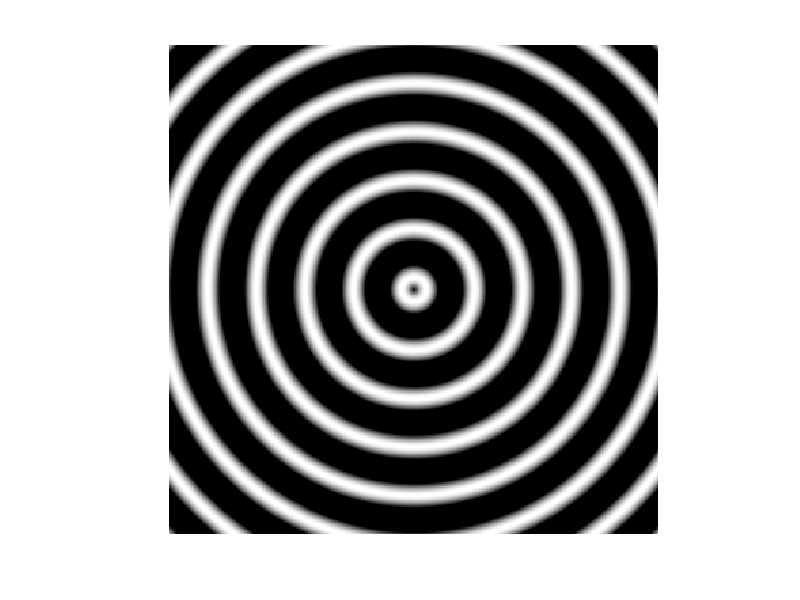

Write MATLAB code to recreate this figure.
clc; 
clear all;
% Generate images as Figure 1:a, which is a radial Sinusoid signal
% given
A=1;
r=0.028;
B=360;
H=360;

% ...................... 
% ...developing our figure4a
img=zeros(B,H); 
Cx=(B+1)/2;
Cy=(H+1)/2;
for x=1:H; 
    for y=1:B
        L=sqrt((Cx-x)^2+(Cy-y)^2);  % distance from the center 
        img(x,y)=A*sin(2*pi*r*L);   
    end 
end 

% final results for the our 4a image 
F=fft2(img);
magnitude=abs(F);
phas=angle(F)*180/pi;
figure(1);
imshow(img);